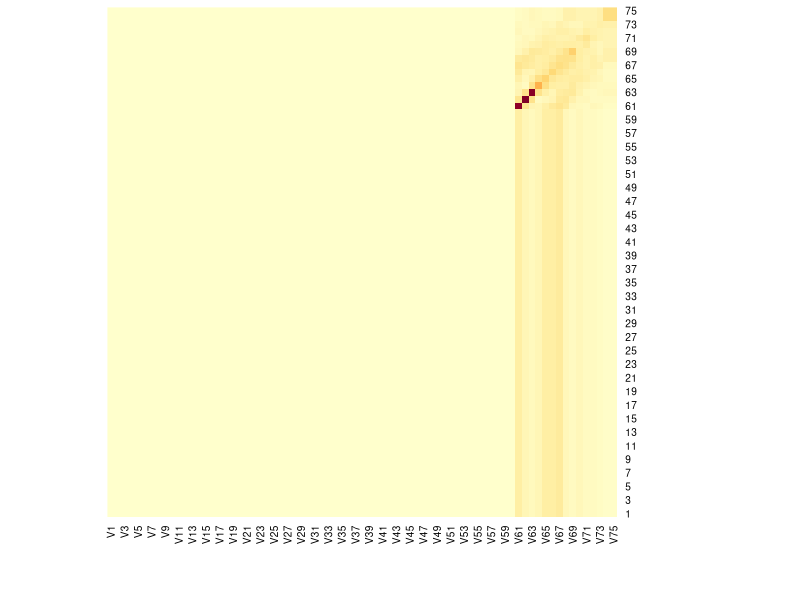
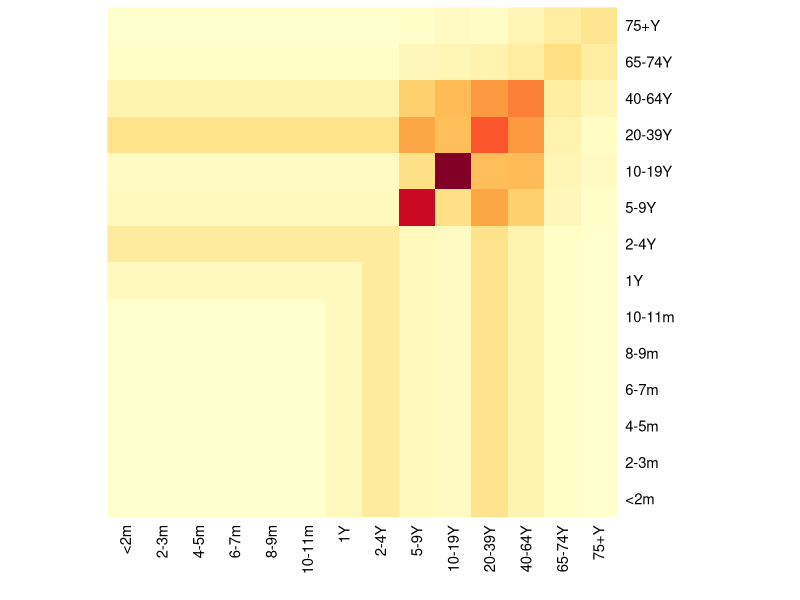

Recreate these plots in R, in order.
rm(list=ls())
library(RColorBrewer)
library(tidyverse)


###POLYMOD
polymod = read.csv("data-raw/POLYMOD_75.csv")

library(RColorBrewer)
n.cols=100
nice.cols <-  colorRampPalette(brewer.pal(9, "YlOrRd"))(n.cols)
heatmap(as.matrix(polymod)/sum(diag(as.matrix(polymod))), Rowv=NA, Colv=NA, scale='none', col=nice.cols)

## create a symmetric contact matrix
symmetricpoly <- 0.5 * (polymod + t(polymod))

## expand the contact under 1 year old
expendpoly_1 <- matrix(data = symmetricpoly[1,1],nrow = 5,ncol=5)
expendpoly_2 <- matrix(data = as.numeric(rep(symmetricpoly[1,],5)),byrow = T,nrow = 5,ncol=75)
expendpoly <- cbind(expendpoly_1,expendpoly_2)
expendpoly <- rbind(expendpoly,cbind(t(expendpoly_2),as.matrix(symmetricpoly)))

expendpoly = symmetricpoly
names(expendpoly)=c(rep("<2m",2),rep("2-3m",2),rep("4-5m",2),rep("6-7m",2),rep("8-9m",2),rep("10-11m",2),rep("1Y",12),rep("2-4Y",36),rep("5-9Y",1),
                    rep("10-19Y",2),rep("20-39Y",4),
                    rep("40-64Y",5),rep("65-74Y",2),rep("75+Y",1))


# aggregate ages into 13 age groups; average the number of contacts within each age group
ave_poly_x = aggregate(expendpoly, by = list(colnames(expendpoly)), FUN='sum' )
ave_poly = aggregate( t(ave_poly_x[,-1]), by = list(colnames(expendpoly)), FUN='mean')
rownames(ave_poly) <- ave_poly[,1]
colnames(ave_poly)[2:length(ave_poly)] <- rownames(ave_poly)

ageorder <- c("Group.1","<2m","2-3m","4-5m","6-7m","8-9m","10-11m","1Y","2-4Y","5-9Y","10-19Y","20-39Y","40-64Y","65-74Y","75+Y")
contactpoly <- select(ave_poly,ageorder)
contactpoly <- contactpoly %>% mutate(Group.1=  factor(Group.1, levels = c("<2m","2-3m","4-5m","6-7m","8-9m","10-11m","1Y","2-4Y","5-9Y","10-19Y","20-39Y","40-64Y","65-74Y","75+Y"))) %>%
  arrange(Group.1)
contactpoly <- as.matrix(contactpoly[,-1])
## create a symmetric contact matrix
contactpoly[lower.tri(contactpoly, diag = FALSE)] <- 0
contactpoly <- contactpoly + t(contactpoly)
diag(contactpoly) <- 0.5*diag(contactpoly)
rownames(contactpoly) <-  c("<2m","2-3m","4-5m","6-7m","8-9m","10-11m","1Y","2-4Y","5-9Y","10-19Y","20-39Y","40-64Y","65-74Y","75+Y")

# visualize contact matrix
heatmappoly <- as.matrix(contactpoly)
heatmap(heatmappoly/sum(diag(heatmappoly)), Rowv=NA, Colv=NA, scale='none', col=nice.cols)

# scale it to represent per capita contact per day
heatmappoly <- heatmappoly*rowSums(expendpoly)[1]/rowSums(heatmappoly)[1]
heatmappoly
write.csv(heatmappoly, "data-raw/polymod_rsv_net_agegroups.csv")

